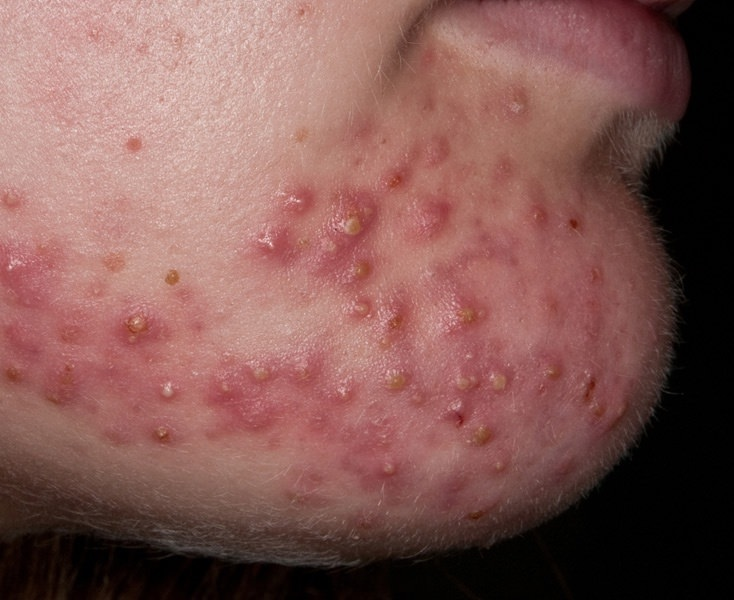
//> input picture Demo/pox.jpg, 734 x 600 px
$ ./main   (built with g++ and OpenCV 4)
//> lines starting //> are read from the running program, lines starting //| are printed output that depends on the picture; after the words box and inside, x2 and y2 are one past the last pixel; in counts of white or black regions, pixels touching at a corner belong together
/**
 Theme: Detect Acne
 IDE: Xcode 7
 Language: C++
 Date: 105/07/24
 Author: HappyMan
 Blog: http://cg2010studio.wordpress.com/
 */

#include <cv.h>
#include <highgui.h>

using namespace cv;
using namespace std;

IplImage *src;
IplImage *gray;
IplImage *hsv;
IplImage *normalizedGray;
IplImage subtraction;
IplImage *binary;
Mat subtractImage;

int lowThreshold;
int const max_lowThreshold = 255;

const char *window_source = "Source Image";
const char *window_gray = "Gray Image";
const char *window_normalizedGray = "normalized Gray Image";
const char *window_subtraction = "Subtraction Image";
const char *window_binary = "Binary Image";
const char *window_hsv = "HSV Image";
const char *window_hsv_to_v = "HSV to V Image";
const char *window_count_label = "Count and Label Image";
const char *imageName = "pox.jpg";

Scalar whiteColor(255,255,255);
Scalar redColor(0,0,255);
Scalar greenColor(0,255,0);

// 擷取 pixel 資訊
#define IMGDATA(image,i,j,k) *((uchar *)&image->imageData[(i)*(image->widthStep) + (j)*(image->nChannels) + (k)])

void normalizeGray()
{
    int largestPixelValue = 0;

    // 找出灰階圖最大值
    for(int i=0;i<gray->height;i++){
        for(int j=0;j<gray->width;j++){
            uchar intensity = CV_IMAGE_ELEM(gray, uchar, i, j);
            if (largestPixelValue < intensity) {
                largestPixelValue = intensity;
            }
        }
    }
    cout << "largestPixelValue: " << largestPixelValue << endl;

    for(int i=0;i<gray->height;i++){
        for(int j=0;j<gray->width;j++){
            uchar intensity = CV_IMAGE_ELEM(gray, uchar, i, j);
            int newIntensity = ((float)intensity / largestPixelValue) * 255;
//            cout << "newIntensity: " << newIntensity << endl;
            IMGDATA(normalizedGray,i,j,0) = (uchar)newIntensity;
        }
    }

    cvShowImage(window_normalizedGray, normalizedGray);
}

void BinaryTest(int, void*)
{
    // 轉換資料結構 Mat -> IplImage
    subtraction = IplImage(subtractImage);

    cvThreshold(&subtraction, binary, lowThreshold, 255, THRESH_BINARY);
    cvShowImage(window_binary, binary);

    cout << "Threshold: " << lowThreshold << endl;

    vector<vector<Point>> contours; // Vector for storing contour
    Mat binaryImage(binary, 0);
    findContours(binaryImage, contours, CV_RETR_LIST, CV_CHAIN_APPROX_NONE);
    Mat countAndLabelImage(src, 1);
    Rect bounding_rect;

    double area;// 面積
    int matchNumber = 0;// 符合
    int unmatchNumber = 0;// 不符合
    // 畫出每一個輪廓
    for(int i = 0; i < contours.size(); i++) // Iterate through each contour
    {
        area = contourArea(contours[i], false);
        drawContours(countAndLabelImage, contours, i, whiteColor, CV_FILLED);
        bounding_rect = boundingRect(contours[i]);
        // 畫出輪廓的邊框
        if (area < 20 || area > 7000) {// 超過或小於就略過
            rectangle(countAndLabelImage, bounding_rect, greenColor, 1, 8, 0);
            unmatchNumber++;
        }
        else {
            rectangle(countAndLabelImage, bounding_rect, redColor, 1, 8, 0);
            matchNumber++;
        }
    }
    cout << "Match Number: " << matchNumber << endl;
    cout << "Unmatch Number: " << unmatchNumber << endl;

    imshow(window_count_label, countAndLabelImage);
}

int main(){
    // 讀取影像
    src = cvLoadImage(imageName);
//> src is the input picture: 600 rows x 734 cols, CV_8UC3; mean B, G, R 84.3, 88.8, 130.4

    // 創造和src一樣IplImage資料結構
    hsv = cvCreateImage(cvGetSize(src), 8, 3);
    gray = cvCreateImage(cvGetSize(src), 8, 1);
    normalizedGray = cvCreateImage(cvGetSize(src), 8, 1);
    binary = cvCreateImage(cvGetSize(src), 8, 1);

    // 影像轉換到 HSV & Gray 顏色空間
    cvCvtColor(src, hsv, CV_BGR2HSV);
//> hsv: 600 rows x 734 cols, CV_8UC3; mean H, S, V 20.8, 92.9, 130.4
    cvCvtColor(src, gray, CV_BGR2GRAY);
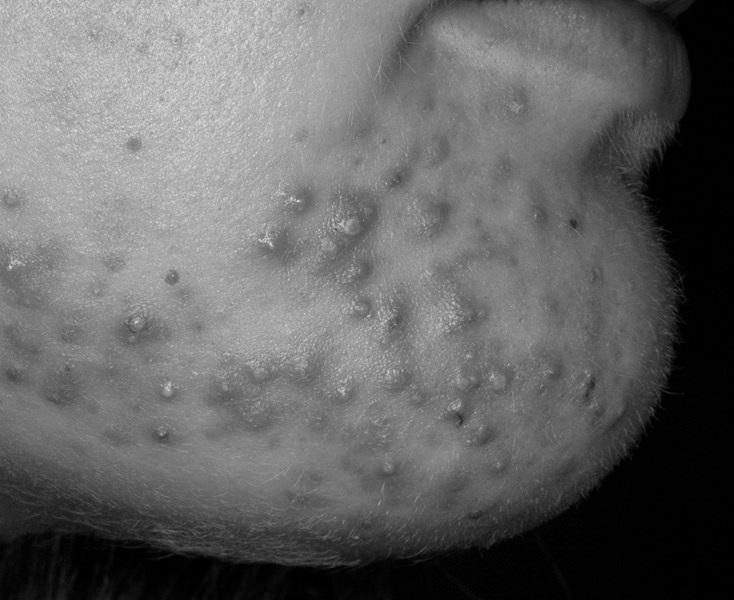
//> gray: 600 rows x 734 cols, CV_8UC1; min 0, max 235, mean 100.7

    normalizeGray();
//> the loop in normalizeGray, `for(int i=0;i<gray->height;i++)` made 600 passes
//> largestPixelValue on passes 1 to 3: 222, 222, 222
//> after the loop in normalizeGray, `for(int i=0;i<gray->height;i++)`: largestPixelValue = 235
//| largestPixelValue: 235

    // 將HSV拆成三個頻道
    Mat hsv_channels[3];
    split(hsv, hsv_channels);
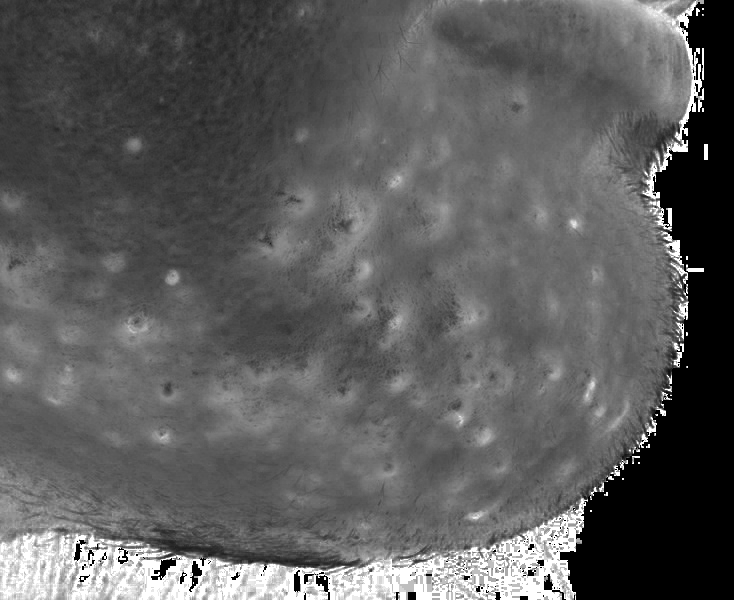
//> hsv_channels[1]: 600 rows x 734 cols, CV_8UC1; min 0, max 255, mean 92.9
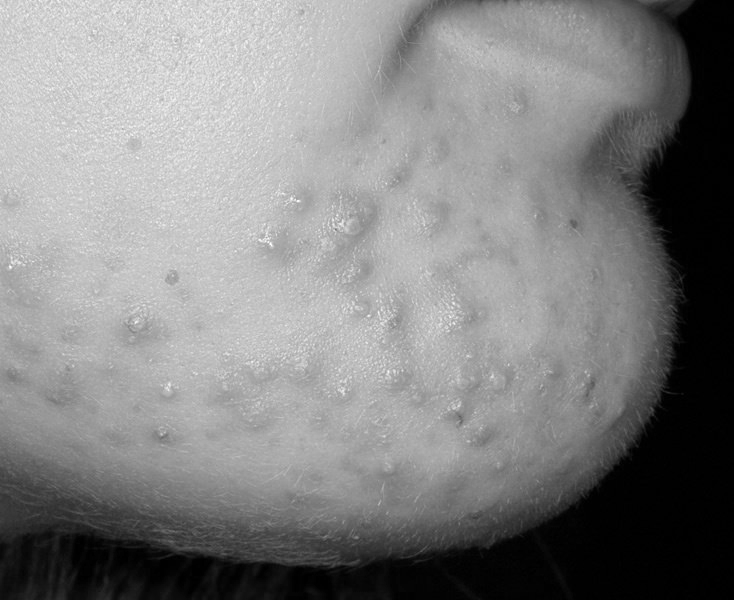
//> hsv_channels[2]: 600 rows x 734 cols, CV_8UC1; min 0, max 255, mean 130.4
    // 顯示HSV的V
    imshow(window_hsv_to_v, hsv_channels[2]);

    // 轉換資料結構 IplImage -> Mat
    Mat normalizedGrayImage(normalizedGray, 0);
    // HSV的V頻道圖減掉正規化灰階圖
    subtract(hsv_channels[2], normalizedGrayImage, subtractImage);
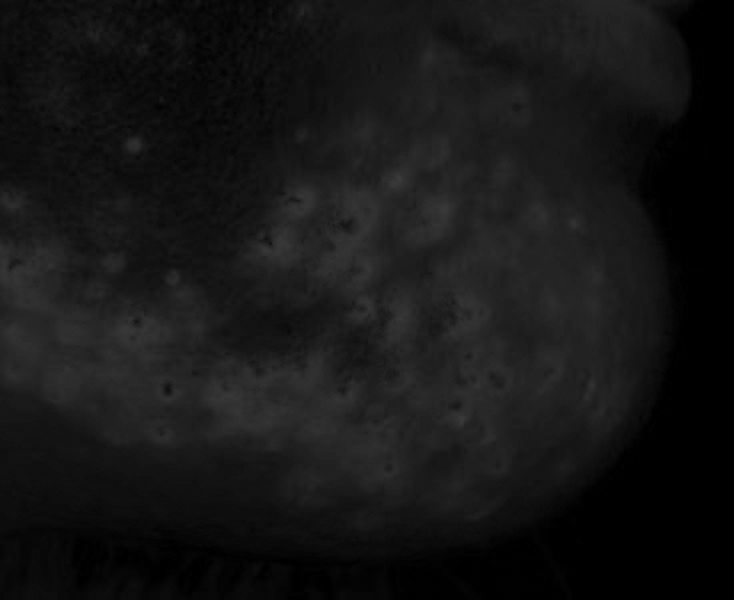
//> subtractImage: 600 rows x 734 cols, CV_8UC1; min 0, max 59, mean 21.5
    imshow(window_subtraction, subtractImage);

    cvNamedWindow(window_binary, CV_WINDOW_AUTOSIZE);
    createTrackbar("Threshold: ", window_binary, &lowThreshold, max_lowThreshold, BinaryTest);

    // 預設閾值
    lowThreshold = 40;
    BinaryTest(lowThreshold, 0);
//> in BinaryTest, `cvThreshold(&subtraction, binary, lowThreshold, 255, THRESH_BINARY);`:
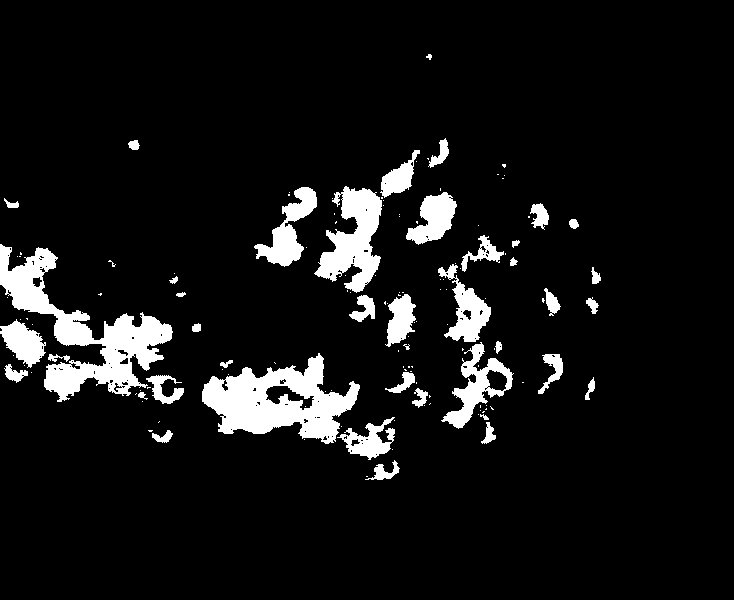
//> binary: 600 rows x 734 cols, CV_8UC1; 8.1% white; 136 white regions (94 under 20 px)
//> in BinaryTest, `findContours(binaryImage, contours, CV_RETR_LIST, CV_CHAIN_APPROX_NONE);`: contours = 241 contours, 189 with area under 20; largest, box (x1, y1, x2, y2) and area: (0, 244, 173, 402) 8138, (202, 353, 360, 444) 7646, (314, 186, 382, 293) 3589, (441, 342, 514, 429) 2108, (254, 187, 317, 267) 1793
//> the loop in BinaryTest, `for(int i = 0; i < contours.size(); i++)` made 241 passes
//> (area, bounding_rect) on passes 2, 9, 16, 21, 25, 49, 54, 59, 107: (216.5, Rect(365, 460, 35, 20)), (45, Rect(350, 438, 11, 9)), (117, Rect(152, 430, 21, 13)), (128.5, Rect(481, 422, 15, 22)), (1001.5, Rect(337, 417, 58, 43)), (25, Rect(138, 392, 10, 8)), (126.5, Rect(412, 388, 16, 20)), (571.5, Rect(265, 385, 50, 26)), (7645.5, Rect(202, 353, 158, 91))
//> after the loop in BinaryTest, `for(int i = 0; i < contours.size(); i++)`:
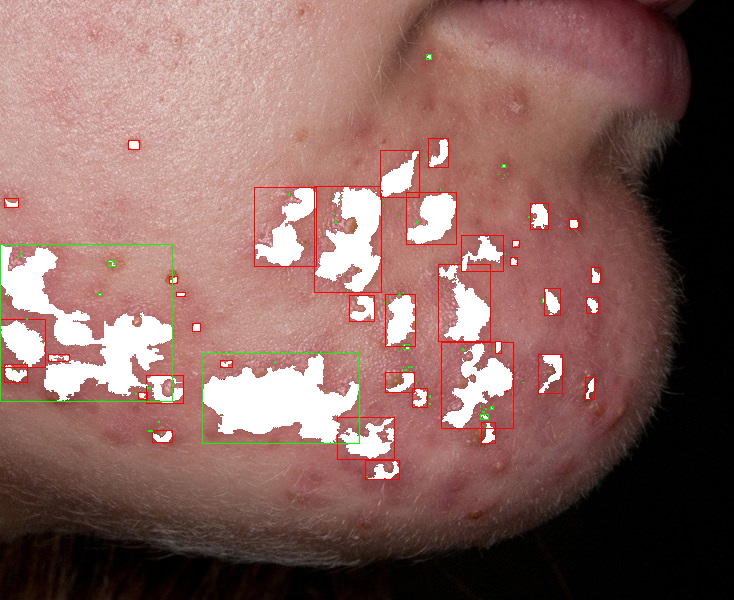
//> countAndLabelImage: 600 rows x 734 cols, CV_8UC3; 9.48% of pixels changed, all inside (x1, y1, x2, y2) = (0, 54, 601, 480)
//> after the loop in BinaryTest, `for(int i = 0; i < contours.size(); i++)`: unmatchNumber = 191; matchNumber = 50
//| Match Number: 50
//| Unmatch Number: 191

    cvShowImage(window_source, src);
    cvShowImage(window_gray, gray);
    cvShowImage(window_hsv, hsv);
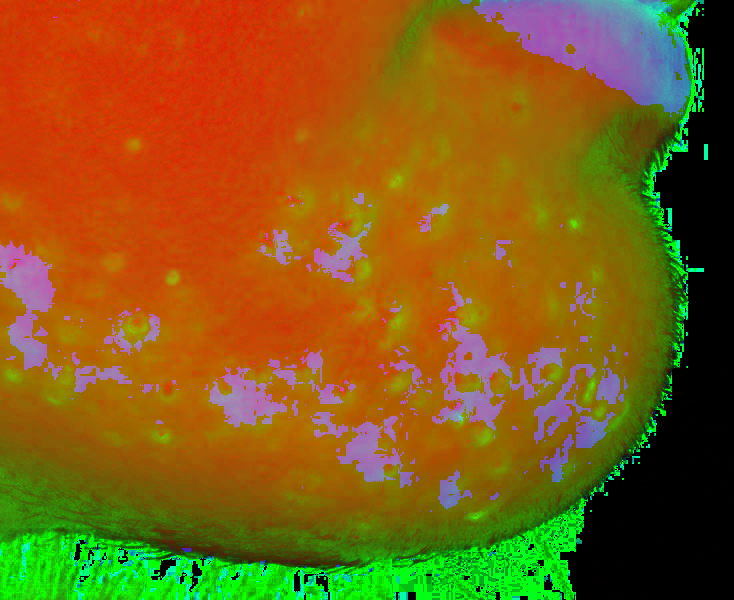
//> window 'HSV Image': 600 rows x 734 cols, CV_8UC3; mean B, G, R 20.8, 92.9, 130.4

    cvWaitKey(0);
    return EXIT_SUCCESS;
}

$ run again, with Demo/Source.png saved as Demo/pox.jpg
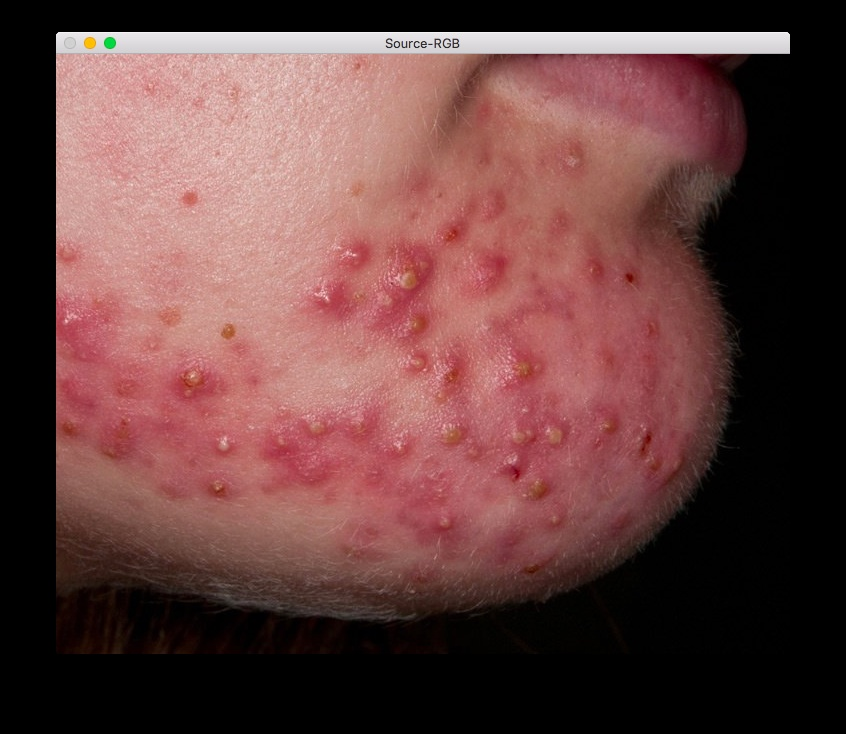
//> input picture Demo/Source.png, 846 x 734 px
//> src is the input picture: 734 rows x 846 cols, CV_8UC3; mean B, G, R 63.8, 65.4, 102.3
//> hsv: 734 rows x 846 cols, CV_8UC3; mean H, S, V 34.3, 75.4, 102.4
//> the loop in normalizeGray, `for(int i=0;i<gray->height;i++)` made 734 passes
//> largestPixelValue on passes 1 to 3: 0, 0, 0
//> after the loop in normalizeGray, `for(int i=0;i<gray->height;i++)`: largestPixelValue = 247
//| largestPixelValue: 247
//> in BinaryTest, `cvThreshold(&subtraction, binary, lowThreshold, 255, THRESH_BINARY);`:
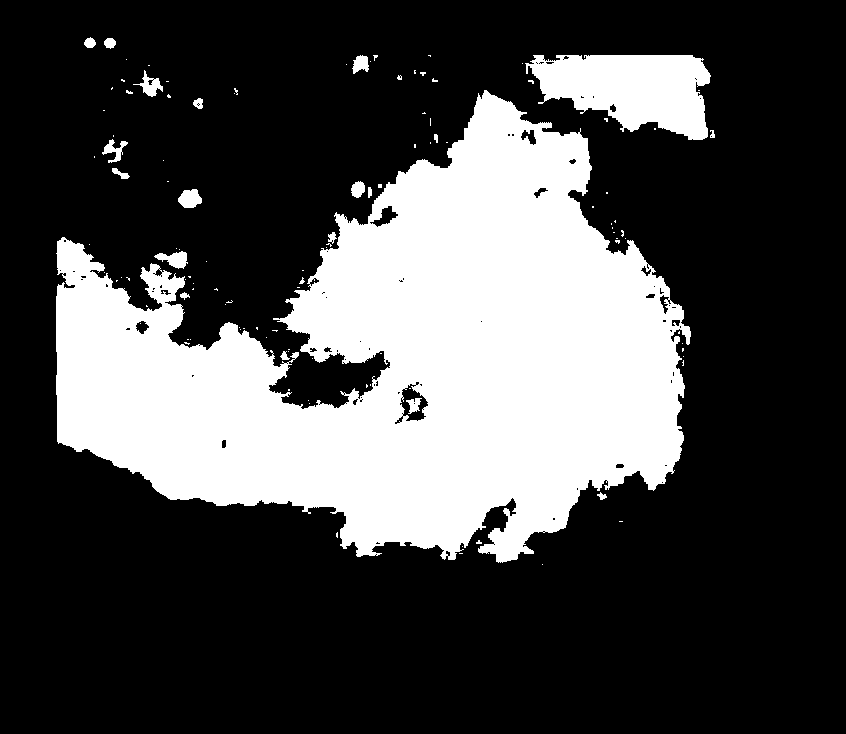
//> binary: 734 rows x 846 cols, CV_8UC1; 28.6% white; 115 white regions (94 under 20 px)
//> contours = 226 contours, 185 with area under 20; largest, box (x1, y1, x2, y2) and area: (56, 90, 691, 563) 164318, (525, 55, 711, 140) 10310, (399, 383, 429, 422) 696, (178, 189, 202, 208) 304, (154, 251, 188, 269) 294
//> the loop in BinaryTest, `for(int i = 0; i < contours.size(); i++)` made 226 passes
//> (area, bounding_rect) on passes 4, 13, 17, 18, 19, 29, 30, 38: (21, Rect(445, 550, 6, 7)), (30, Rect(597, 492, 10, 8)), (38.5, Rect(615, 463, 10, 6)), (40, Rect(221, 439, 6, 10)), (38.5, Rect(394, 415, 10, 10)), (24.5, Rect(352, 398, 7, 8)), (109.5, Rect(406, 398, 16, 16)), (696.5, Rect(399, 383, 30, 39))
//> after the loop in BinaryTest, `for(int i = 0; i < contours.size(); i++)`: unmatchNumber = 187; matchNumber = 39
//| Match Number: 39
//| Unmatch Number: 187
//> `cvShowImage(window_hsv, hsv);`:
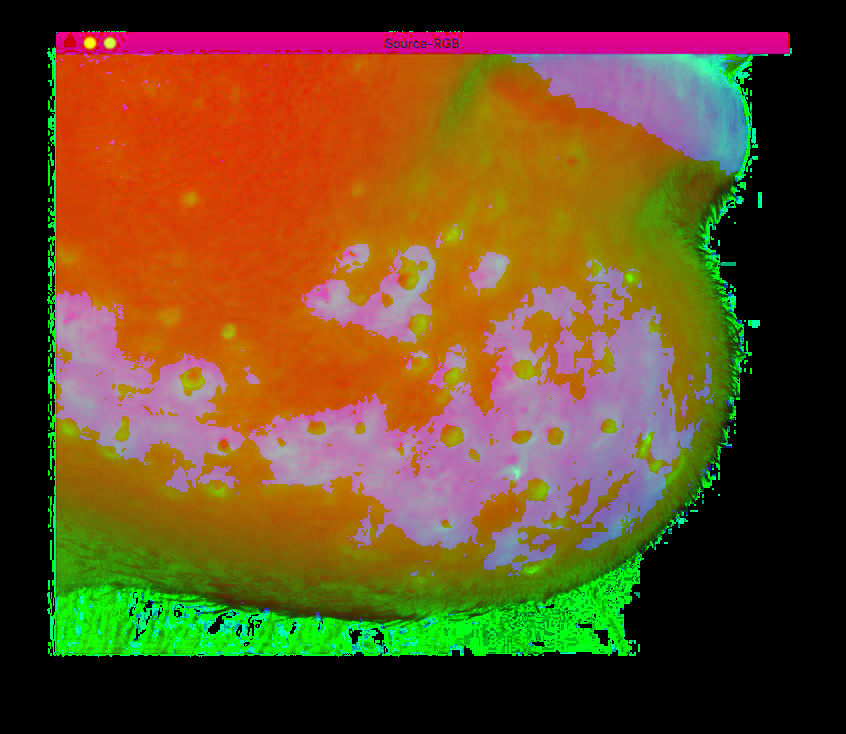
//> window 'HSV Image': 734 rows x 846 cols, CV_8UC3; mean B, G, R 34.3, 75.4, 102.4
